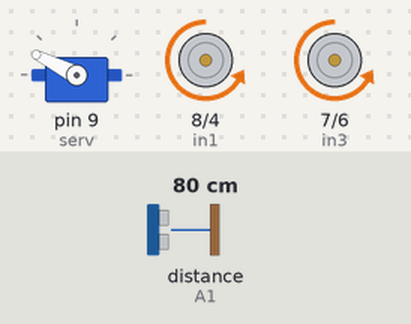
A sketch run on a simulated Arduino Uno, built with avr-gcc and run on an emulated ATmega328P. Parts: servo, motor-driver pin pairs drawn as motors (green arrow = first pin HIGH = forward, orange = second pin HIGH = backward, longer = more drive, scaled by the enable pin). Wiring (inferred from the names in the program): ultrasonic range finder: trigger A0; echo A1. Inputs (shaded band) come from the test bench; at power-on: distance to the obstacle (sensor on A1) 80 cm. The echo pulse lasts 58.3 µs per cm.

Above: at 1.2 s.
1.3 s: distance to the obstacle (sensor on A1) set to 34 cm
2.9 s: distance to the obstacle (sensor on A1) set to 28 cm
At 4.2 s:
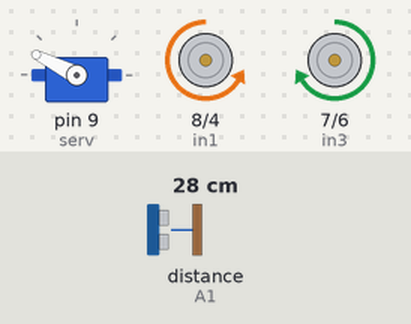
5.9 s: distance to the obstacle (sensor on A1) set to 12 cm
8.9 s: distance to the obstacle (sensor on A1) set to 9 cm
At 10.1 s:
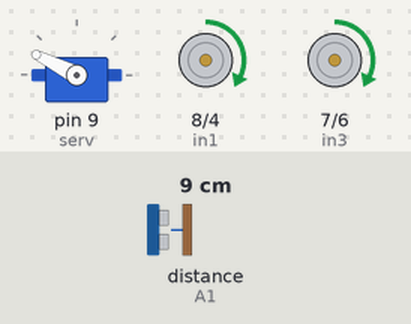
10.8 s: distance to the obstacle (sensor on A1) set to 18 cm
At 11.26 s:
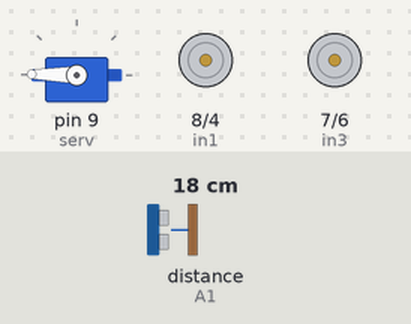
13.8 s: distance to the obstacle (sensor on A1) set to 2 cm
At 14.8 s:
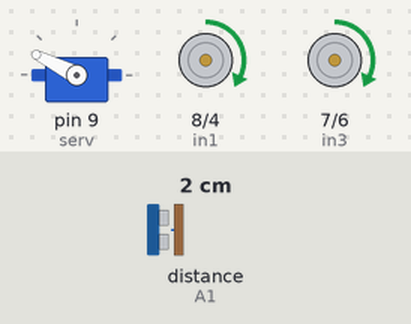
Timing chart, 0 to 16.6 s (numbered marks = the images above; inputs shaded):
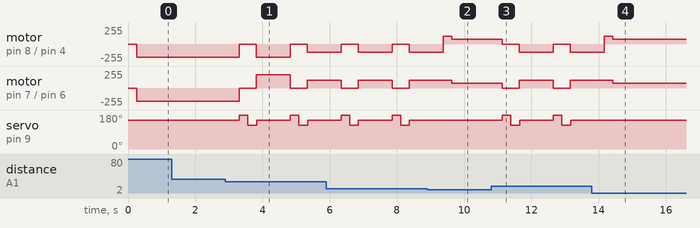

Measured:
- the behaviour switches between 32 and 31 cm on distance to the obstacle (sensor on A1) (found by bisection; images 0 and 1)
- the behaviour switches between 11 and 10 cm on distance to the obstacle (sensor on A1) (found by bisection; images 1 and 2)
- after the input at 1.3 s, every drawn part: stays the same
- after the input at 2.9 s, motor on pin 8 (in1) / pin 4 (in2): backward 200/255 → stopped after 0.41 s, → backward 200/255 0.51 s later, → stopped 1.0 s later, → backward 120/255 0.51 s later; motor on pin 7 (in3) / pin 6 (in4): backward 200/255 → stopped after 0.41 s, → forward 200/255 0.51 s later, → stopped 1.0 s later, → forward 120/255 0.51 s later
- after the input at 8.9 s, servo on pin 9 (serv): stays 153° (without the input it goes to 179° after 0.47 s)
- after the input at 10.8 s, motor on pin 8 (in1) / pin 4 (in2): alternates backward 120/255 for 1.0 s and stopped for 0.51 s, starting after 0.34 s; motor on pin 7 (in3) / pin 6 (in4): alternates forward 120/255 for 1.0 s and stopped for 0.51 s, starting after 0.34 s
- after the input at 13.8 s, servo on pin 9 (serv): stops changing and stays 153°

The sketch:

SAC.ino
```cpp
//define all the L298N bridge pin that are used to control the 4 motor (interpreted as 2 motor for the board Left/Right)
//Remake cable to avoid 9-10 of servo blocking the left side motors
#define enA 11
#define in1 8
#define in2 4
#define enB 5
#define in3 7
#define in4 6
//include the servo library
#include <Servo.h>
Servo serv;


int rotDirection = 0;
const int TRIGGER_PIN = A0;
const int ECHO_PIN = A1;
const int inter_time = 250;
//sensor face foward
int angle = 153;

void setup() {
  //initialise the sonic sensor
  Serial.begin(9600);
  pinMode (TRIGGER_PIN, OUTPUT);
  pinMode (ECHO_PIN, INPUT);
  //initialise the motor
  pinMode(enA, OUTPUT);
  pinMode(in1, OUTPUT);
  pinMode(in2, OUTPUT);
  pinMode(enB, OUTPUT);
  pinMode(in3, OUTPUT);
  pinMode(in4, OUTPUT);
  //Set initial rotation direction
  digitalWrite(in1, LOW);
  digitalWrite(in2, HIGH);
  digitalWrite(in3, LOW);
  digitalWrite(in4, HIGH);
  //attach the servo to the broche of the car and put it to the face
  serv.attach(9);
  serv.write(angle);
}

void turnLeft(int sped){
      digitalWrite(in1, LOW);
      digitalWrite(in2, HIGH);
      digitalWrite(in3, HIGH);
      digitalWrite(in4, LOW);
      analogWrite(enA, sped);
      analogWrite(enB, sped);
}

void turnRight(int sped){
      digitalWrite(in1, HIGH);
      digitalWrite(in2, LOW);
      digitalWrite(in3, LOW);
      digitalWrite(in4, HIGH);
      analogWrite(enA, sped);
      analogWrite(enB, sped);
}

void moveFoward(int sped){
    digitalWrite(in1, LOW);
    digitalWrite(in2, HIGH);
    digitalWrite(in3, LOW);
    digitalWrite(in4, HIGH);
    analogWrite(enA, sped);
    analogWrite(enB, sped);
}

void moveBackward(int sped){
    digitalWrite(in1, HIGH);
    digitalWrite(in2, LOW);
    digitalWrite(in3, HIGH);
    digitalWrite(in4, LOW);
    analogWrite(enA, sped);
    analogWrite(enB, sped);
}

void stopWheels(){
    analogWrite(enA, 0);
    analogWrite(enB, 0);
}

//return distance from sensor
int getDistance(){
  unsigned long duration;
  float distance;
  digitalWrite(TRIGGER_PIN, HIGH);
  delayMicroseconds(1000);
  digitalWrite(TRIGGER_PIN, LOW);
  duration = pulseIn (ECHO_PIN, HIGH);
  distance = (duration / 2.0) / 29.0;
  delay(inter_time);
  return distance;
}


void loop() {
  //Get information from the sonic range sensor
  float distance, dist1, dist2;
  distance = getDistance();


  //If no object at less than 30 centimeters continue to drive
  if (distance > 30) {
    moveFoward (200);
    rotDirection = 0;
  }

  //Go backward go get less close to the wall
  if (distance < 10){
    stopWheels();
    moveBackward(70);
  }

  //Stop motor and invert the motor direction to turn left or right
  if (distance <= 30 && distance >=10) {
    stopWheels();

    //check on left and right to choose the better place to go
    angle = 179;
    serv.write(angle);
    dist1 = getDistance();
    delayMicroseconds(1000);
    angle = 127;
    serv.write(angle);
    dist2 = getDistance();
    delayMicroseconds(1000);
    angle = 153;
    serv.write(angle);

    if (dist1 >= dist2){
      //turn left
      turnLeft(120);
      rotDirection = 1;
      delayMicroseconds(5000);
      delay(inter_time*3);
    } else {
      //turn right
      turnRight(120);
      rotDirection = 2;
      delayMicroseconds(5000);
      delay(inter_time*3);
    }
  }
}
```
